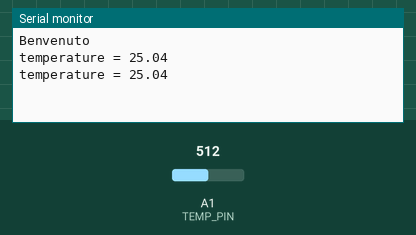
The sketch below on a simulated Arduino Uno, built with avr-gcc and run on an emulated ATmega328P. Shown: the last lines printed to the serial monitor. The test bench sets the inputs (shaded band); at power-on: A1 (TEMP_PIN) = 512.

Above: at 10.8 s.
10.9 s: A1 (TEMP_PIN) set to 716
At 20.7 s:
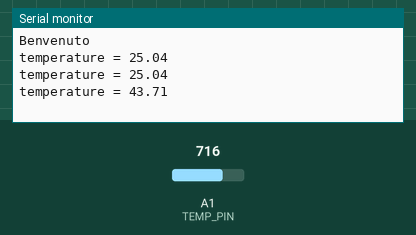
20.9 s: A1 (TEMP_PIN) set to 900
At 31.5 s:
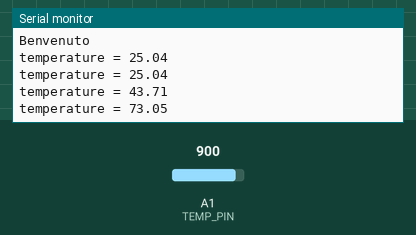
Timing chart, 0 to 33.0 s (numbered marks = the images above; inputs shaded):
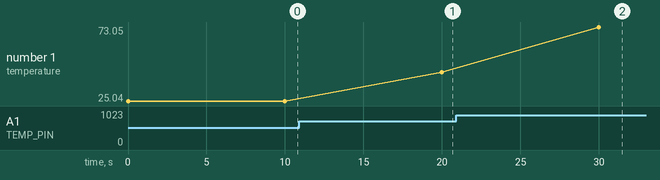

The sketch:

Es5.ino
```cpp
#include <math.h>

const int TEMP_PIN = A1;
const float B = 4275;
const float R0 = 100000;

void setup() {
  Serial.begin(9600);
  while(!Serial);
  Serial.println("Benvenuto");
}

void loop() {
  int a = analogRead(TEMP_PIN);
  float R = (1023.0 / (float)a) - 1.0;
  R = R * R0;
  float temperature = 1.0/((log(R/R0))/B +1/298.15)-273.15;

  Serial.print("temperature = ");
  Serial.println(temperature);

  delay(10*1e03);
}
```

Measured:
- after the input at 10.9 s, the serial monitor: prints a new line after 9.1 s (image 1)
- after the input at 20.9 s, the serial monitor: prints a new line after 9.1 s (image 2)
- plotted number 1: 25.04 → 43.71 after the input at 10.9 s, 43.71 → 73.05 after the input at 20.9 s
